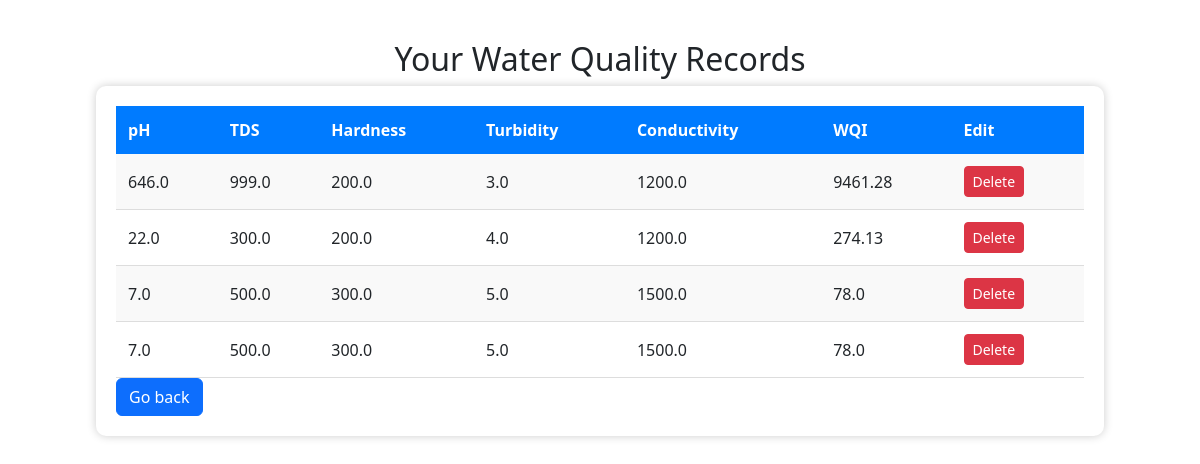
The app's page /display (signed in) with its own data.
### wqiapp/models.py (models this page shows, shortened)
class WaterData(models.Model):
    user = models.ForeignKey(User, on_delete=models.CASCADE)
    ph = models.FloatField()
    tds = models.FloatField()
    hardness = models.FloatField()
    turbidity = models.FloatField()
    conductivity = models.FloatField(null=True, blank=True)
    wqi=models.FloatField()
    created = models.DateTimeField(auto_now_add=True)

### wqiapp/views.py (the view)
# urls.py: path("display", views.display_data, name="display_data"),
def display_data(request):
    if not request.user.is_authenticated:
        return redirect("/signin")
    data = WaterData.objects.filter(user=request.user).order_by("-created")
    return render(request, "display.html", {"data": data})

### templates/display.html (shortened to what this page needs)
<!DOCTYPE html>
<html>
<head>
</head>
  <link href="https://cdn.jsdelivr.net/npm/bootstrap@5.3.8/dist/css/bootstrap.min.css" rel="stylesheet">
<body>
<h2>Your Water Quality Records</h2>
<div class="table-container">
    {% if data %}
    <table>
        <tr>
            <th>pH</th>
            <th>TDS</th>
            <th>Hardness</th>
            <th>Turbidity</th>
            <th>Conductivity</th>
            <th>WQI</th>
            <th>Edit</th>
        </tr>
        {% for d in data %}
        <tr>
            <td>{{ d.ph }}</td>
            <td>{{ d.tds }}</td>
            <td>{{ d.hardness }}</td>
            <td>{{ d.turbidity }}</td>
            <td>{{ d.conductivity }}</td>
            <td>{{d.wqi}}</td>
            <td>  <a href="{% url 'delete_record' d.id %}" class="btn btn-danger btn-sm"
           onclick="return confirm('Are you sure you want to delete this record?');">
           Delete
        </a></td>
        </tr>
        {% endfor %}
    </table>
    {% else %}
        <div class="no-data">No records found.</div>
    {% endif %}
 <button class="btn btn-primary align-center"><a href="/main" style="color:white;text-decoration:none">Go back</button>
</div>

### templates/display.html (style rules this page uses)
body { font-family: Arial, sans-serif; background: #f2f2f2; padding: 40px; }
h2 { text-align: center; color: #333; margin-bottom: 25px; }
.table-container { width: 90%; margin: auto; background: white; padding: 20px; border-radius: 10px; box-shadow: 0px 0px 10px rgba(0,0,0,0.2); }
table { width: 100%; border-collapse: collapse; }
table th { background: #007bff; color: white; padding: 12px; text-align: left; }
table td { padding: 12px; border-bottom: 1px solid #ddd; }
tr:nth-child(even) { background: #f9f9f9; }

### records on screen
WaterData: ph "646.0", tds "999.0", hardness "200.0", turbidity "3.0", conductivity "1200.0", wqi "9461.28"
WaterData: ph "22.0", tds "300.0", hardness "200.0", turbidity "4.0", conductivity "1200.0", wqi "274.13"
WaterData: ph "7.0", tds "500.0", hardness "300.0", turbidity "5.0", conductivity "1500.0", wqi "78.0"
WaterData: ph "7.0", tds "500.0", hardness "300.0", turbidity "5.0", conductivity "1500.0", wqi "78.0"
